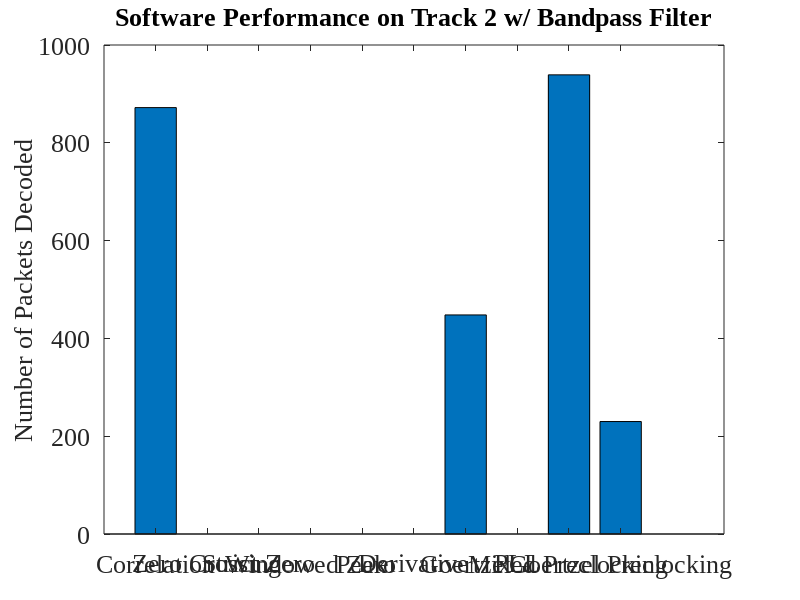

Reproduce this figure in MATLAB. (Note: this script raises an error after producing the figure.)
fontSize = 19;
% .wav file	Filtering	Correlation	Zero Xing	Strict Xing	Windowed Zero	Peak	Derivative	Goertzel	PLL	PreClocking	Goertzel Pre
% OT3Test	None        40          35          40          39              3       40          40          40	0           40	
%           Bandpass	40          19          0           0               0       33          40          40	40          28	
%           6db         40          12          40          0               0       14          40          0	39          15	
% Gen200	None        200         200         200         200             200     200         200         200	0           200	
%           Bandpass	200         27          200         0               0       200         200         200	200         106	
%           6db         200         200         200         0               0       200         200         200	200         199	
% OT3WNoise	None        24          0           6           0               0       3           25          21	0           10	
%           Bandpass	24          6           2           0               0       5           23          23	17          11	
%           6db         11          1           9           0               0       4           6           14	6           5	
% LATrack1	None        946         460         568         298             0       543         965         925	0           564	
%           Bandpass	964         536         151         0               0       422         965         654	939         431	
%           6db         914         53          422         0               0       97          512         189	482         224	
% LATrack2	None        639         0           0           162             0       5           608         0	0           390	
%           Bandpass	872         0           0           0               0       0           448         0	939         230	
%           6db         958         209         74          0               0       254         956         0	947         392	

x = [872         0           0           0               0       0           448         0	939         230];
y = ['Correlation' 'Zero Crossing' 'Strict Zero' 'Windowed Zero' 'Peak' 'Derivative' 'Goertzel' 'PLL' 'Mixed Preclocking' 'Goertzel Preclocking'];
f = figure('Position',[0,0,1280,1024]);
set(gcf,'color','w');
bar(x);
filename = 'Software Performance on Track 2 w/ Bandpass Filter';
title(filename);
%xlabel('Devices');
ylabel('Number of Packets Decoded');
set(gca,'XTickLabel',{'Correlation' 'Zero Crossing' 'Strict Zero' 'Windowed Zero' 'Peak' 'Derivative' 'Goertzel' 'PLL' 'Mixed Preclocking' 'Goertzel Preclocking'})
set(gca,'FontSize',fontSize, 'FontName', 'Times New Roman');
set(findall(gcf,'type','text'),'FontSize',fontSize, 'FontName', 'Times New Roman');
rotateXLabels(gca, 45)
set(gca, 'xtick', [])
grid on
saveas(f, strcat('.\..\..\..\rrxthesis\images\',regexprep(filename,'[^\w'']',''),'.png'));
pause();
close(f);
clear all;
